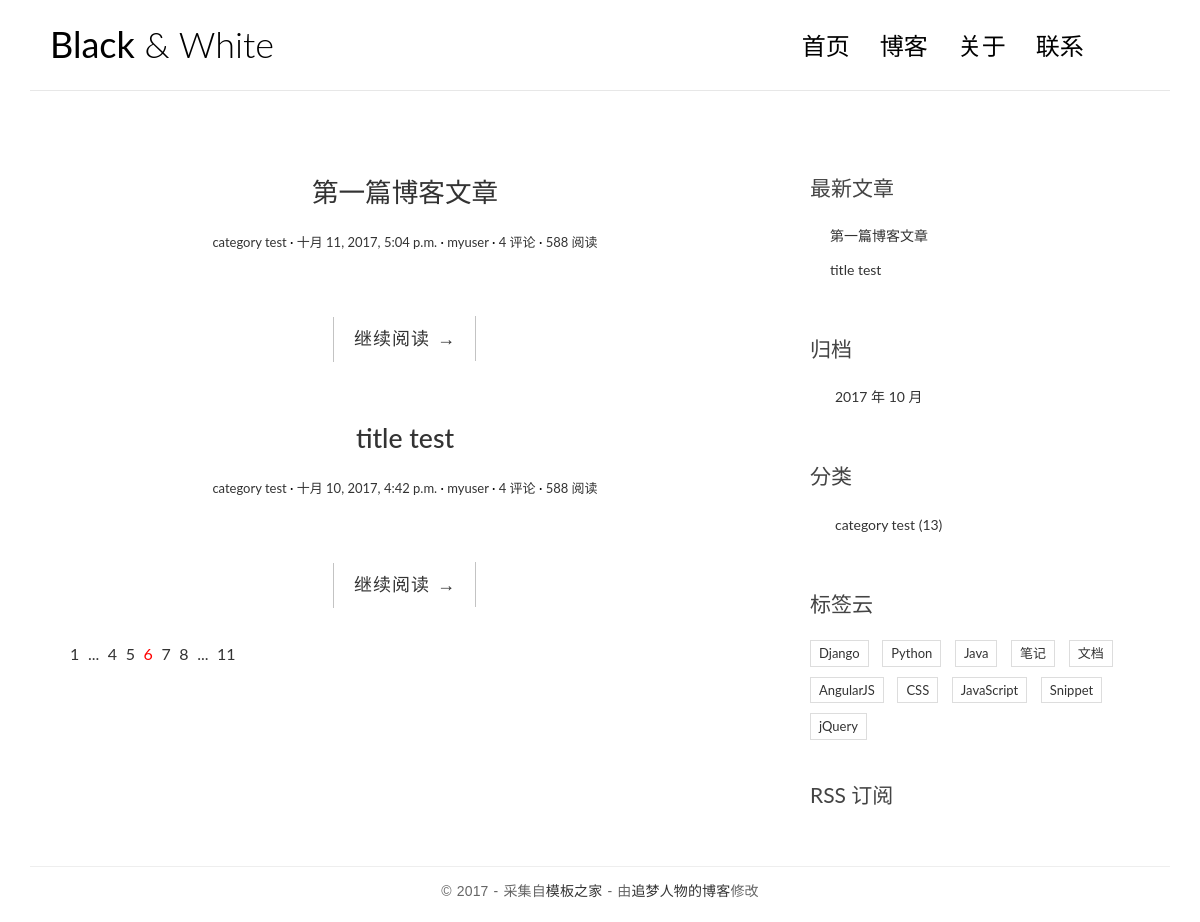
The page / on the database its author committed.
### blog/models.py (models this page shows, shortened)
class Post(models.Model):
    title = models.CharField(max_length=70)
    body = models.TextField()
    created_time = models.DateTimeField()
    modified_time = models.DateTimeField()
    excerpt =models.CharField(max_length=200,blank=True)
    category = models.ForeignKey(Category)
    tags = models.ManyToManyField(Tag,blank = True)
    author = models.ForeignKey(User)
    def get_absolute_url(self):
        return reverse('blog:detail',kwargs={'pk':self.pk})
    class Meta:
        ordering = ['-created_time']

class Category(models.Model):
    name = models.CharField(max_length = 100)

### blog/views.py (the view)
# urls.py: url(r'^$',views.index,name='index'),
def index(request):
    post_list=Post.objects.all().order_by('-created_time')
    return render(request,'blog/index.html',context={
            'title':'Black &amp; White',
            'post_list':post_list
        })

### blog/templatetags/blog_tags.py (called while the page is built)
@register.simple_tag
def get_recent_posts(num=5):
    return Post.objects.all().order_by('-created_time')[:num]

@register.simple_tag
def archives():
    return Post.objects.dates('created_time','month',order='DESC')

@register.simple_tag
def get_categories():
    return Category.objects.all()

### templates/blog/index.html (shortened to what this page needs)
{% extends 'base.html' %}
{% block main %}
{% for post in post_list %}
  <article class="post post-{{ post.pk }}">
    <header class="entry-header">
        <h1 class="entry-title">
            <a href="{{ post.get_absolute_url }}">{{ post.title }}</a>
        </h1>
        <div class="entry-meta">
            <span class="post-category"><a href="#">{{ post.category.name }}</a></span>
            <span class="post-date"><a href="#"><time class="entry-date"
                                                      datetime="{{ post.created_time }}">{{ post.created_time }}</time></a></span>
            <span class="post-author"><a href="#">{{ post.author }}</a></span>
            <span class="comments-link"><a href="#">4 评论</a></span>
            <span class="views-count"><a href="#">588 阅读</a></span>
        </div>
    </header>
    <div class="entry-content clearfix">
        <div class="read-more cl-effect-14">
            <a href="{{ post.get_absolute_url }}" class="more-link">继续阅读 <span class="meta-nav">→</span></a>
        </div>
    </div>
  </article>
{% empty %}
  <div class="no-post">
    暂时还没有发布文章！
  </div>
{% endfor %}
<div class="pagination">
    <ul>
        <li><a href="">1</a></li>
        <li><a href="">...</a></li>
        <li><a href="">4</a></li>
        <li><a href="">5</a></li>
        <li class="current"><a href="">6</a></li>
        <li><a href="">7</a></li>
        <li><a href="">8</a></li>
        <li><a href="">...</a></li>
        <li><a href="">11</a></li>
    </ul>
</div>
{% endblock main %}

### templates/base.html (shortened to what this page needs)
{% load staticfiles %}
{% load blog_tags %}
<!DOCTYPE html>
<html>
<head>
    <link rel="stylesheet" href="{% static 'blog/css/bootstrap.min.css' %}">
    <link rel="stylesheet" href="http://code.ionicframework.com/ionicons/2.0.1/css/ionicons.min.css">
    <link rel="stylesheet" href="{% static 'blog/css/pace.css' %}">
    <link rel="stylesheet" href="{% static 'blog/css/custom.css' %}">
    <link rel="stylesheet" href="{% static 'blog/css/highlights/github.css' %}">
</head>
<body>
<div class="container">
    <header id="site-header">
        <div class="row">
            <div class="col-md-4 col-sm-5 col-xs-8">
                <div class="logo">
                    <h1><a href="{% url 'blog:index' %}"><b>Black</b> &amp; White</a></h1>
                </div>
            </div>
            <div class="col-md-8 col-sm-7 col-xs-4">
                <nav class="main-nav" role="navigation">
                    <div class="collapse navbar-collapse" id="bs-example-navbar-collapse-1">
                        <ul class="nav navbar-nav navbar-right">
                            <li class="cl-effect-11"><a href="index.html" data-hover="首页">首页</a></li>
                            <li class="cl-effect-11"><a href="full-width.html" data-hover="博客">博客</a></li>
                            <li class="cl-effect-11"><a href="about.html" data-hover="关于">关于</a></li>
                            <li class="cl-effect-11"><a href="contact.html" data-hover="联系">联系</a></li>
                        </ul>
                    </div>
                </nav>
            </div>
        </div>
    </header>
</div>
<div class="content-body">
    <div class="container">
        <div class="row">
            <main class="col-md-8">
              {% block main %}
              {% endblock main %}
            </main>
            <aside class="col-md-4">
                <div class="widget widget-recent-posts">
                    <h3 class="widget-title">最新文章</h3>
                    {% get_recent_posts as recent_post_list %}
                    <ul>
                        {% for post in recent_post_list %}
                        <li>
                            <a href="{{ post.get_absolute_url }}">{{ post.title }}</a>
                        </li>
                        {% empty %}
                        暂无文章！
                        {% endfor %}
                    </ul>
                </div>
                <div class="widget widget-archives">
                    <h3 class="widget-title">归档</h3>
                    {% archives as date_list %}
                    <ul>
                        {% for date in date_list %}
                        <li>
                            <a href="{% url 'blog:archives' date.year date.month %}">
                              {{date.year}} 年 {{date.month}} 月
                            </a>
                        </li>
                        {% empty %}
                        暂无归档！
                        {% endfor %}
                    </ul>
                </div>
                <div class="widget widget-category">
                    <h3 class="widget-title">分类</h3>
                    {% get_categories as category_list %}
                    <ul>
                        {% for category in category_list %}
                        <li>
                            <a href="{% url 'blog:category' category.pk %}">{{ category.name }} <span class="post-count">(13)</span></a>
                        </li>
                        {% empty %}
                        暂无分类！
                        {% endfor %}
                    </ul>
                </div>
                <div class="widget widget-tag-cloud">
                    <h3 class="widget-title">标签云</h3>
                    <ul>
                        <li>
                            <a href="#">Django</a>
                        </li>
                        <li>
                            <a href="#">Python</a>
                        </li>
                        <li>
                            <a href="#">Java</a>
                        </li>
                        <li>
                            <a href="#">笔记</a>
                        </li>
                        <li>
                            <a href="#">文档</a>
                        </li>
                        <li>
                            <a href="#">AngularJS</a>
                        </li>
                        <li>
                            <a href="#">CSS</a>
                        </li>
                        <li>
                            <a href="#">JavaScript</a>
                        </li>
                        <li>
                            <a href="#">Snippet</a>
                        </li>
                        <li>
                            <a href="#">jQuery</a>
                        </li>
                    </ul>
                </div>
                <div class="rss">
                    <a href=""> RSS 订阅</a>
                </div>
            </aside>
        </div>
    </div>
</div>
<footer id="site-footer">
    <div class="container">
        <div class="row">
            <div class="col-md-12">
                <p class="copyright">&copy 2017 - 采集自<a href="http://www.cssmoban.com/"
                                                        target="_blank" title="模板之家">模板之家</a>
                    - 由<a href="http://zmrenwu.com/" title="网页模板" target="_blank">追梦人物的博客</a>修改
                </p>
            </div>
        </div>
    </div>
</footer>
</body>
</html>

### blog/static/blog/css/custom.css (style rules this page uses)
* { outline: none; }
h1, h2, h3, h4, h5, h6 { margin-top: 0; }
b { font-weight: 400; }
a { color: #333; }
body { color: #444; font-family: 'Lato', sans-serif; }
p { font-family: 'Ubuntu', sans-serif; font-weight: 400; word-spacing: 1px; letter-spacing: 0.01em; }
#site-header { background-color: #FFF; padding: 25px 20px; margin-bottom: 40px; border-bottom: 1px solid #e7e7e7; }
.logo h1 a { color: #000; }
.logo h1 { margin: 0; font-family: 'Lato', sans-serif; font-weight: 300; }
.main-nav { margin-top: 11px; max-width: 95%; }
.main-nav a { color: #000000 !important; padding: 0 0 5px 0 !important; margin-right: 30px; font-family: 'Lato', sans-serif; font-weight: 300; font-size: 24px; }
.cl-effect-11 a { padding: 10px 0; color: #0972b4; text-shadow: none; }
.cl-effect-11 a::before { position: absolute; top: 0; left: 0; overflow: hidden; padding: 0 0 5px 0 !important; max-width: 0; border-bottom: 1px solid #000; color: #000; content: attr(data-hover); white-space: nowrap; -webkit-transition: max-width 0.5s; -moz-transition: max-width 0.5s; transition: max-width 0.5s; }
.content-body { padding-bottom: 4em; }
.post { background: #fff; padding: 30px 30px 0; }
.entry-title { text-align: center; font-size: 1.9em; margin-bottom: 20px; line-height: 1.6; padding: 10px 20px 0; }
.entry-meta { text-align: center; color: #DDDDDD; font-size: 13px; margin-bottom: 30px; }
.entry-content { font-size: 18px; line-height: 1.9; font-weight: 300; color: #000; }
.post-category::after, .post-date::after, .post-author::after, .comments-link::after { content: ' ·'; color: #000; }
.read-more { font-family: 'Ubuntu', sans-serif; font-weight: 400; word-spacing: 1px; letter-spacing: 0.01em; text-align: center; margin-top: 20px; }
.cl-effect-14 a { padding: 0 20px; height: 45px; line-height: 45px; position: relative; display: inline-block; margin: 15px 25px; letter-spacing: 1px; font-weight: 400; text-shadow: 0 0 1px rgba(255, 255, 255, 0.3); }
.cl-effect-14 a::before, .cl-effect-14 a::after { position: absolute; width: 45px; height: 1px; background: #C3C3C3; content: ''; -webkit-transition: all 0.3s; -moz-transition: all 0.3s; transition: all 0.3s; pointer-events: none; }
.cl-effect-14 a::before { top: 0; left: 0; -webkit-transform: rotate(90deg); -moz-transform: rotate(90deg); transform: rotate(90deg); -webkit-transform-origin: 0 0; -moz-transform-origin: 0 0; transform-origin: 0 0; }
.cl-effect-14 a::after { right: 0; bottom: 0; -webkit-transform: rotate(90deg); -moz-transform: rotate(90deg); transform: rotate(90deg); -webkit-transform-origin: 100% 0; -moz-transform-origin: 100% 0; transform-origin: 100% 0; }
.widget { background: #fff; padding: 30px 0 0; }
.widget-title { font-size: 1.5em; margin-bottom: 20px; line-height: 1.6; padding: 10px 0 0; font-weight: 400; }
.widget-recent-posts ul { padding: 0; margin: 0; padding-left: 20px; }
.widget-recent-posts ul li { list-style-type: none; position: relative; line-height: 170%; margin-bottom: 10px; }
.widget-recent-posts ul li::before { content: '\f3d3'; font-family: "Ionicons"; position: absolute; left: -17px; top: 3px; font-size: 16px; color: #000; }
.widget-archives ul { padding: 0; margin: 0; padding-left: 25px; }
.widget-archives ul li { list-style-type: none; position: relative; line-height: 170%; margin-bottom: 10px; }
.widget-archives ul li::before { content: '\f3f3'; font-family: "Ionicons"; position: absolute; left: -25px; top: 1px; font-size: 16px; color: #000; }
.widget-category ul { padding: 0; margin: 0; padding-left: 25px; }
.widget-category ul li { list-style-type: none; position: relative; line-height: 170%; margin-bottom: 10px; }
.widget-category ul li::before { content: '\f3fe'; font-family: "Ionicons"; position: absolute; left: -25px; top: 1px; font-size: 18px; color: #000; }
.widget-tag-cloud ul { padding: 0; margin: 0; margin-right: -10px; }
.widget-tag-cloud ul li { list-style-type: none; font-size: 13px; display: inline-block; margin-right: 10px; margin-bottom: 10px; padding: 3px 8px; border: 1px solid #ddd; }
.rss { font-size: 21px; margin-top: 30px; }
.rss a { color: #444; }
#site-footer { padding-top: 10px; padding: 0 0 1.5em 0; }
.copyright { text-align: center; padding-top: 1em; margin: 0; border-top: 1px solid #eee; color: #666; }
.pagination ul { list-style: none; }
.pagination ul li { display: inline-block; font-size: 16px; margin-right: 5px; }
.current a { color: red; }

### rows shown on the page
Post: title "第一篇博客文章", category.name "category test", created_time "十月 11, 2017, 5:04 p.m.", author "myuser"
Post: title "title test", category.name "category test", created_time "十月 10, 2017, 4:42 p.m.", author "myuser"
Category: name "category test"

### other values the page prints
{{ date.year }} "2017"
{{ date.month }} "10"
